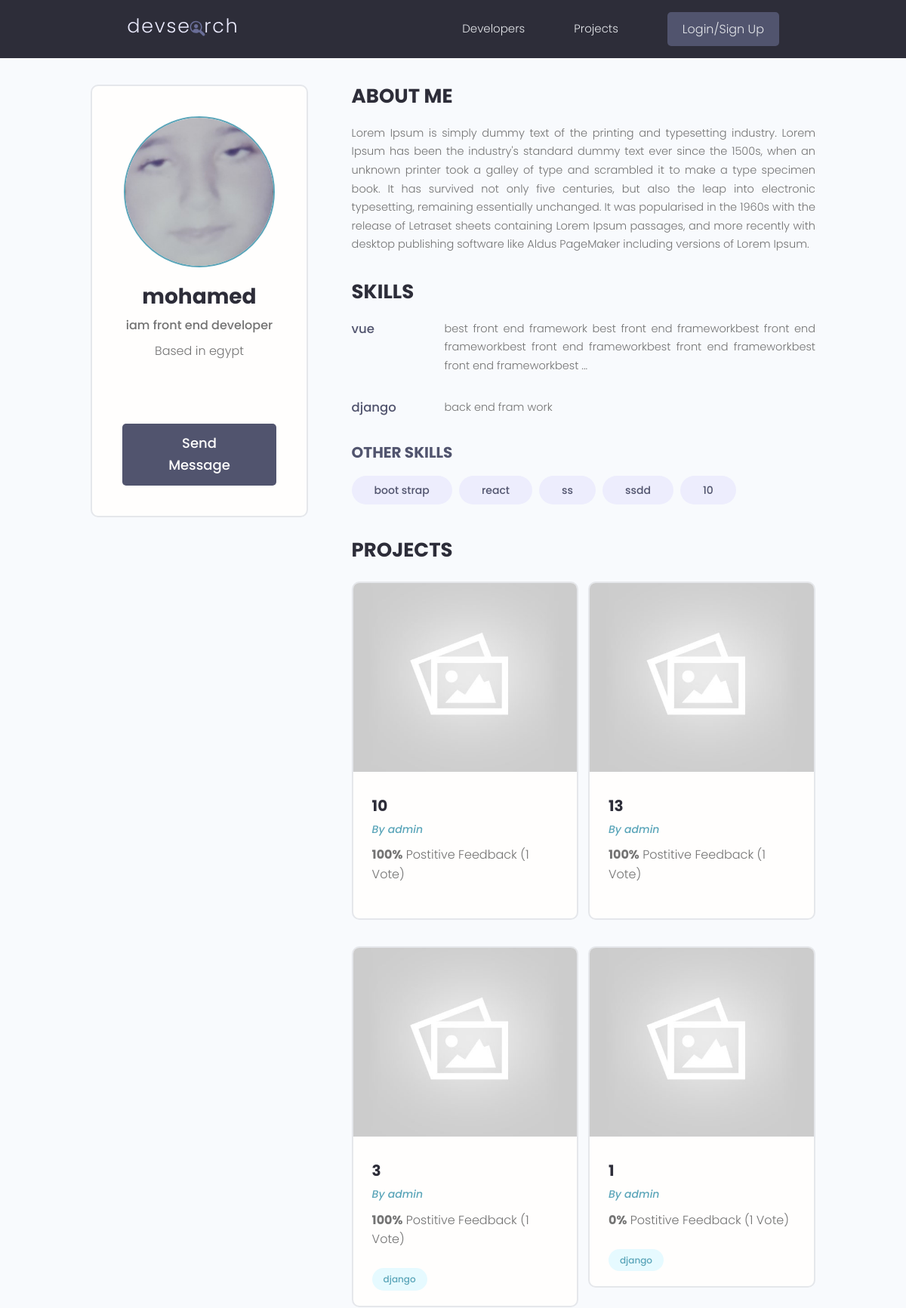
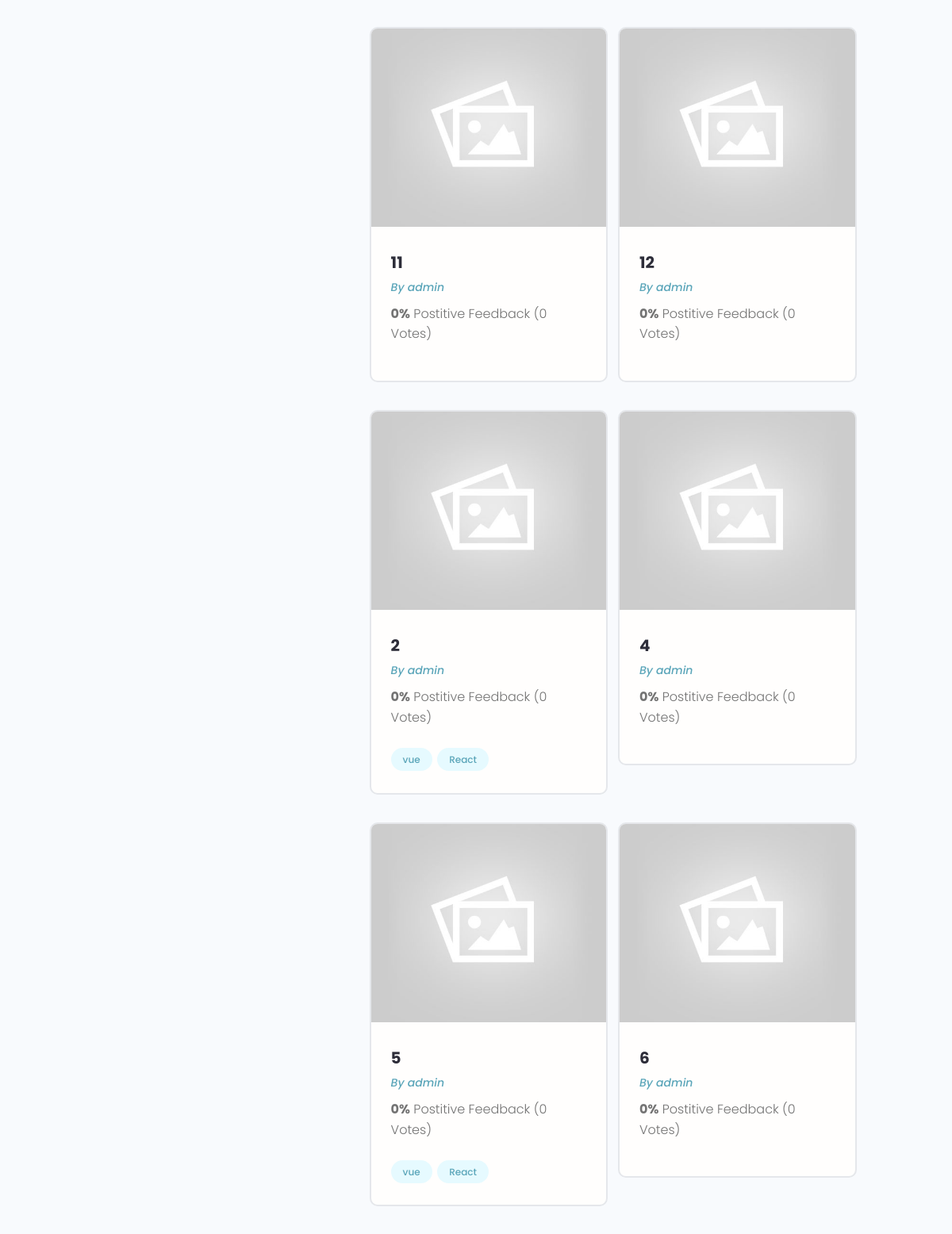
Page /profile/0748c0b3-2df6-4669-8013-1fe528268a94 (upper part) on the committed database (2 pictures, top to bottom).
### users/models.py (models this page shows)
class Profile(models.Model):
    id = models.UUIDField(default=uuid.uuid4, unique=True,
                            primary_key=True, editable=False)
    user = models.OneToOneField(
        User, null=True, blank=True, on_delete=models.CASCADE)
    name = models.CharField(max_length=200, null=True, blank=True)
    user_name = models.CharField(max_length=200, null=True, blank=True)
    email = models.EmailField(null=True, blank=True)
    headline = models.CharField(max_length=800, null=True, blank=True)
    bio = models.TextField(null=True, blank=True)
    location = models.CharField(max_length=200, null=True, blank=True)
    profile_image = models.ImageField(
        null=True, blank=True, upload_to="profiles/", default="profiles/user-default.png")
    social_github = models.URLField(max_length=200, null=True, blank=True)
    social_twitter = models.URLField(max_length=200, null=True, blank=True)
    social_linkedin = models.URLField(max_length=200, null=True, blank=True)
    social_youtube = models.URLField(max_length=200, null=True, blank=True)
    social_website = models.URLField(max_length=200, null=True, blank=True)
    created = models.DateTimeField(auto_now_add=True)
    def __str__(self):
        return str(self.user.username)
    class Meta:
        ordering = ["created"]

class Skill(models.Model):
    id = models.UUIDField(default=uuid.uuid4, unique=True,
                            primary_key=True, editable=False)
    owner = models.ForeignKey(Profile, on_delete=models.CASCADE)
    name = models.CharField(max_length=200, null=True, blank=True)
    description = models.TextField(null=True, blank=True)
    created = models.DateTimeField(auto_now_add=True)
    def __str__(self):
        return self.name

### projects/models.py (models this page shows, shortened)
class Project(models.Model):
    id = models.UUIDField(default=uuid.uuid4, unique=True, primary_key=True, editable=False)
    owner = models.ForeignKey(Profile, null=True, blank=True, on_delete=models.SET_NULL)
    title = models.CharField(max_length=2000)
    description = models.TextField(null=True, blank=True)
    image = models.ImageField(default="default.jpg")
    tags = models.ManyToManyField('Tag', blank=True)
    demo_link = models.URLField(max_length=2000, null=True, blank=True)
    source_link = models.URLField(max_length=2000, null=True, blank=True)
    vote_total = models.IntegerField(default=0, null=True, blank=True)
    vote_ratio = models.IntegerField(default=0, null=True, blank=True)
    created = models.DateTimeField(auto_now_add=True)
    class Meta:
        ordering = ["-vote_ratio", "-vote_total", "title"]

class Tag(models.Model):
    id = models.UUIDField(default=uuid.uuid4, unique=True, primary_key=True, editable=False)
    name = models.CharField(max_length=300)
    created = models.DateTimeField(auto_now_add=True)
    def __str__(self):
        return self.name

### users/views.py (the view)
# urls.py: path('profile/<str:pk>', views.userProfile, name="user-profile"),
def userProfile(request, pk):
    profile = Profile.objects.get(id=pk)
    topSkills = profile.skill_set.exclude(description="")
    otherSkills = profile.skill_set.filter(description="")
    context = {
        "profile": profile,
        "topSkills": topSkills,
        "otherSkills": otherSkills
    }
    return render(request, "users/user_profile.html", context)

### users/templates/users/user_profile.html (shortened to what this page needs)
{% extends "main.html" %}
{% block content %}
<main class="profile my-md">
    <div class="container">
        <div class="layout">
            <div class="column column--1of3">
                <div class="card text-center">
                    <div class="card__body dev">
                        <img class="avatar avatar--xl" src="{{profile.profile_image.url}}" />
                        <h2 class="dev__name">{{profile.name}}</h2>
                        <p class="dev__title">{{profile.headline}}</p>
                        {% if profile.location %}
                        <p class="dev__location">Based in {{profile.location}}</p>
                        {% endif %}
                        <ul class="dev__social">
                        </ul>
                        {% if profile != request.user.profile %}
                            <a href="{% url 'send-message' profile.id %}" class="btn btn--sub btn--lg">Send Message </a>
                        {% endif %}
                    </div>
                </div>
            </div>
            <div class="column column--2of3">
                <div class="devInfo">
                    <h3 class="devInfo__title">About Me</h3>
                    <p class="devInfo__about">
                        {{profile.bio}}
                    </p>
                </div>
                <div class="devInfo">
                    <h3 class="devInfo__title">Skills</h3>
                    <div class="devInfo__skills">
                        {% for skill in topSkills %}
                        <div class="devSkill">
                            <h4 class="devSkill__title">{{skill.name}}</h4>
                            <p class="devSkill__info">
                                {% if skill.description|length > 150 %}
                                    {{skill.description|slice:"150"}}...
                                {% else %}
                                    {{skill.description}}
                                {% endif %}
                            </p>
                        </div>
                        {% endfor %}
                        <h3 class="devInfo__subtitle">Other Skills</h3>
                        <div class="devInfo__otherSkills">
                            {% for skill in otherSkills %}
                            <span class="tag tag--pill tag--sub tag--lg">
                                <small>{{skill}}</small>
                            </span>
                            {% endfor %}
                        </div>
                    </div>
                </div>
                <div class="devInfo">
                    <h3 class="devInfo__title">Projects</h3>
                    <div class="grid grid--two">
                        {% for project in profile.project_set.all %}
                        <div class="column">
                            <div class="card project">
                                <a href="{% url 'project' project.id %}" class="project">
                                    <img class="project__thumbnail" src="{{project.image.url}}"
                                        alt="project thumbnail" />
                                    <div class="card__body">
                                        <h3 class="project__title">{{project.title}}</h3>
                                        <p><a class="project__author" href="{% url 'user-profile' profile.id %}">By
                                                {{profile}}</a></p>
                                        <p class="project--rating">
                                            <span style="font-weight: bold;">{{project.vote_ratio}}%</span> Postitive
                                            Feedback ({{project.vote_total}} Vote{{project.vote_total|pluralize}})
                                        </p>
                                        <div class="project__tags">
                                            {% for tag in project.tags.all|slice:"5" %}
                                            <span class="tag tag--pill tag--main">
                                                <small>{{tag}}</small>
                                            </span>
                                            {% endfor %}
                                        </div>
                                    </div>
                                </a>
                            </div>
                        </div>
                        {% endfor %}
                    </div>
                </div>
            </div>
        </div>
    </div>
</main>
{% endblock %}

### static/styles/app.css (style rules this page uses)
:root { --color-sub: #2d2d39; }
.btn--sub { background-color: var(--color-sub-light); }
.card { border: 2px solid var(--color-light); }
img { width: 100%; }
.profile .card > .dev { padding: 4rem; }
.dev__name { color: var(--color-sub); font-size: 2.8rem; font-weight: 700; margin-top: 1rem; margin-bottom: 0.5rem; }
.dev__title { font-size: 1.6rem; font-weight: 500; line-height: 1.3; }
.dev__location { margin-top: 1rem; }
.dev__social { margin: 3rem 0; list-style: none; display: flex; justify-content: center; gap: 1.5rem; }
.devInfo { margin-bottom: 3rem; }
.devInfo__title, .devInfo__subtitle { font-size: 2.6rem; color: var(--color-sub); text-transform: uppercase; font-weight: 700; margin-bottom: 1.5rem; }
.devInfo__subtitle { font-size: 2rem; color: var(--color-sub-light); }
.devInfo__about, .devSkill__info { font-size: 1.45rem; line-height: 1.7; text-align: justify; }
.devSkill { margin-bottom: 3rem; }
.devSkill__title { font-size: 1.65rem; font-weight: 500; color: var(--color-sub-light); }
@media screen and (min-width: 700px) { .devSkill { display: flex; justify-content: space-between; gap: 3rem; } }
@media screen and (min-width: 700px) { .devSkill__info { flex-basis: 80%; } }
.project__author { font-size: 1.4rem; font-style: italic; }
.project--rating { margin-bottom: 1.6em; margin-top: .5em; }
.project__thumbnail { height: 25rem; object-fit: cover; object-position: top center; }
.project__title { font-size: 2rem; font-weight: 700; color: var(--color-sub); }

### static/uikit/styles/modules/_variables.css (style rules this page uses)
:root { --color-main: #5aa5b9; --color-main-light: #e6faff; --color-sub: #3f4156; --color-sub-light: #51546e; --color-sub-lighter: #ededfd; --color-text: #737373; --color-gray: #8b8b8b; --color-light: #e5e7eb; --color-light-gray: #767676; --color-bg: #f8fafd; --color-white: #fffefd; --color-white-light: #f3f3f3; --color-success: #359e64; --color-success-bg: #def8e8; --color-error: #fc4b0b; --color-error-bg: #fff2ee; --font-base: 'Poppins', arial, helvetica, 'Segoe UI', roboto, ubuntu, sans-serif; --font-monospace: 'Fira Code', 'Courier New', courier, monospace; --font-regular: 300; --font-medium: 500; --font-bold: 700; --generic-shadow: 1px 1px 5px #00000010; --generic-transition: all 0.3s ease-in-out; }

### static/uikit/styles/modules/_base.css (style rules this page uses)
* { margin: 0; padding: 0; box-sizing: border-box; text-rendering: optimizeLegibility; color: inherit; font-size: inherit; }
html { font-size: 50%; }
@media only screen and (min-width: 480px) { html { font-size: 56.25%; } }
@media only screen and (min-width: 1200px) { html { font-size: 62.5%; } }
body { line-height: 1.6; font-weight: 400; font-size: 1.5rem; color: var(--color-text); background-color: var(--color-bg); min-height: 100vh; }

### static/uikit/styles/modules/_typography.css (style rules this page uses)
* { font-family: var(--font-base); }
h2 { font-size: 3.6rem; font-weight: var(--font-bold); }
h3 { font-size: 3.2rem; font-weight: var(--font-medium); }
h4 { font-size: 2.8rem; font-weight: var(--font-medium); }
p, span, strong { font-size: 1.6rem; color: var(--color-text); font-weight: var(--font-regular); }
a { padding-bottom: 2px; text-decoration: none; display: inline-block; color: var(--color-main); font-weight: var(--font-medium); }

### static/uikit/styles/modules/_utilities.css (style rules this page uses)
.container { width: 92%; max-width: 165rem; margin: 0 auto; box-sizing: border-box; }
@media screen and (min-width: 1000px) { .container { width: 90%; } }
@media screen and (min-width: 1200px) { .container { width: 80%; } }
.text-center { text-align: center; }
.my-md { margin: 3rem auto; }

### static/uikit/styles/modules/_avatar.css (style rules this page uses)
.avatar { border-radius: 50%; border: 2px solid var(--color-main); object-fit: cover; }
.avatar--xl { height: 20rem; width: 20rem; }

### static/uikit/styles/modules/_button.css (style rules this page uses)
.btn { display: inline-block; position: relative; cursor: pointer; background-color: var(--color-light); font-weight: var(--font-medium); color: var(--color-sub); text-decoration: none; padding: 1rem 2rem; border-radius: 0.5rem; border: none; width: -webkit-fit-content; width: -moz-fit-content; width: fit-content; height: -webkit-fit-content; height: -moz-fit-content; height: fit-content; font-size: 1.6rem; outline-width: 0; outline-color: transparent; -webkit-backface-visibility: hidden; backface-visibility: hidden; transition: all 0.3s ease-in-out; }
.btn--sub { background-color: var(--color-sub); color: var(--color-white); }
.btn--lg { font-size: 1.8rem; padding: 1.2rem 4.5rem; }

### static/uikit/styles/modules/_card.css (style rules this page uses)
.card { border-radius: 1rem; background-color: var(--color-white); border: 1.5px solid var(--color-light); width: auto; height: auto; margin-top: 0.5rem; margin-bottom: 0.5rem; overflow: hidden; }
.card__body, .card__header { padding: 2rem 2.5rem; }

### rows in the picture
Profile: profile_image (picture), name "mohamed", headline "iam front end developer", location "egypt", bio "Lorem Ipsum is simply dummy text of the printing and typesetting industry. Lorem Ipsum has been the industry's standard dummy text ever since the 1500s, when an unknown printer took a galley of type and scrambled it to make a type specimen book. It has survived not only five centuries, but also the leap into electronic typesetting, remaining essentially unchanged. It was popularised in the 1960s with the release of Letraset sheets containing Lorem Ipsum passages, and more recently with desktop publishing software like Aldus PageMaker including versions of Lorem Ipsum.", user.username "admin"
Skill: name "vue", description "best front end framework best front end frameworkbest front end frameworkbest front end frameworkbest front end frameworkbest front end frameworkbest"
Skill: name "django", description "back end fram work"
Skill: name "boot strap"
Skill: name "react"
Skill: name "ss"
Skill: name "ssdd"
Skill: name "10"
Project: image (placeholder picture), title "10", vote_ratio "100", vote_total "1"
Project: image (placeholder picture), title "13", vote_ratio "100", vote_total "1"
Project: image (placeholder picture), title "3", vote_ratio "100", vote_total "1"
Tag: name "django"
Project: image (placeholder picture), title "1", vote_ratio "0", vote_total "1"
Project: image (placeholder picture), title "11", vote_ratio "0", vote_total "0"
Project: image (placeholder picture), title "12", vote_ratio "0", vote_total "0"
Project: image (placeholder picture), title "2", vote_ratio "0", vote_total "0"
Tag: name "vue"
Tag: name "React"
Project: image (placeholder picture), title "4", vote_ratio "0", vote_total "0"
Project: image (placeholder picture), title "5", vote_ratio "0", vote_total "0"
Project: image (placeholder picture), title "6", vote_ratio "0", vote_total "0"
